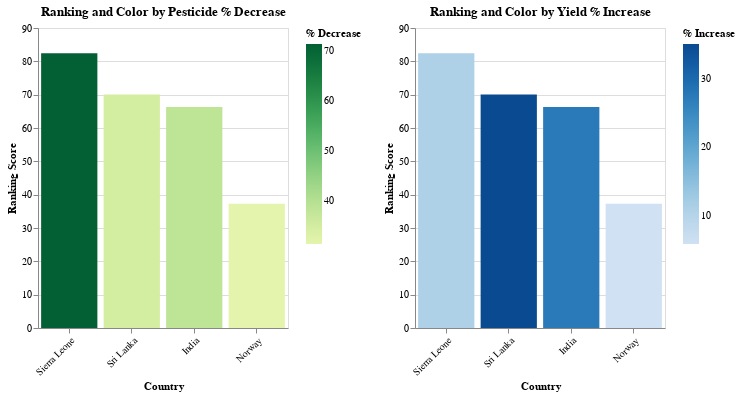

The notebook cell this image was saved under:
### Code cell
base_chart = alt.Chart(focus_ranking_df).mark_bar().encode(
    x=alt.X('Country:N', sort='-y', title='Country', axis=alt.Axis(labelAngle=-45)),
    y=alt.Y('Ranking Score:Q', title='Ranking Score'),
    tooltip=['Country', 'Ranking Score', 'Pesticide Percentage Decrease', 'Yield Percentage Increase']
)

pesticide_chart = base_chart.encode(
    color=alt.Color('Pesticide Percentage Decrease:Q', scale=alt.Scale(scheme='yellowgreen'), title='% Decrease')
).properties(title="Ranking and Color by Pesticide % Decrease", width=250)  # Increased width

yield_chart = base_chart.encode(
    color=alt.Color('Yield Percentage Increase:Q', scale=alt.Scale(scheme='blues'), title='% Increase')
).properties(title="Ranking and Color by Yield % Increase", width=250)  # Increased width

combined_chart = alt.hconcat(pesticide_chart, yield_chart).resolve_scale(color='independent')

combined_chart

### Figure 1 — Vega-Lite specification as saved in the notebook (floating-point values rounded to 4 significant figures)
{"config": {"view": {"continuousWidth": 300, "continuousHeight": 300}}, "hconcat": [{"mark": {"type": "bar"}, "encoding": {"color": {"field": "Pesticide Percentage Decrease", "scale": {"scheme": "yellowgreen"}, "title": "% Decrease", "type": "quantitative"}, "tooltip": [{"field": "Country", "type": "nominal"}, {"field": "Ranking Score", "type": "quantitative"}, {"field": "Pesticide Percentage Decrease", "type": "quantitative"}, {"field": "Yield Percentage Increase", "type": "quantitative"}], "x": {"axis": {"labelAngle": -45}, "field": "Country", "sort": "-y", "title": "Country", "type": "nominal"}, "y": {"field": "Ranking Score", "title": "Ranking Score", "type": "quantitative"}}, "title": "Ranking and Color by Pesticide % Decrease", "width": 250}, {"mark": {"type": "bar"}, "encoding": {"color": {"field": "Yield Percentage Increase", "scale": {"scheme": "blues"}, "title": "% Increase", "type": "quantitative"}, "tooltip": [{"field": "Country", "type": "nominal"}, {"field": "Ranking Score", "type": "quantitative"}, {"field": "Pesticide Percentage Decrease", "type": "quantitative"}, {"field": "Yield Percentage Increase", "type": "quantitative"}], "x": {"axis": {"labelAngle": -45}, "field": "Country", "sort": "-y", "title": "Country", "type": "nominal"}, "y": {"field": "Ranking Score", "title": "Ranking Score", "type": "quantitative"}}, "title": "Ranking and Color by Yield % Increase", "width": 250}], "data": {"name": "data-7b4dedb403813aea3c03f43b157ffde1"}, "resolve": {"scale": {"color": "independent"}}, "$schema": "https://vega.github.io/schema/vega-lite/v5.14.1.json", "datasets": {"data-7b4dedb403813aea3c03f43b157ffde1": [{"Country": "Sierra Leone", "Yield Percentage Increase": 10.98, "Pesticide Percentage Decrease": 71.43, "Ranking Score": 82.4}, {"Country": "Sri Lanka", "Yield Percentage Increase": 35.12, "Pesticide Percentage Decrease": 34.94, "Ranking Score": 70.05}, {"Country": "India", "Yield Percentage Increase": 27.63, "Pesticide Percentage Decrease": 38.64, "Ranking Score": 66.27}, {"Country": "Norway", "Yield Percentage Increase": 5.883, "Pesticide Percentage Decrease": 31.39, "Ranking Score": 37.27}]}}
